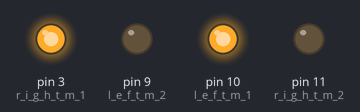
The sketch below on a simulated Arduino Uno, built with avr-gcc and run on an emulated ATmega328P. Parts: output pins drawn as LEDs (lit = HIGH).

Above: at 0.2 s.
At 1.0 s:
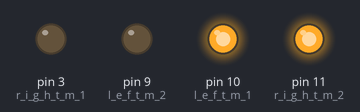
At 2.2 s:
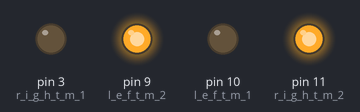
At 4.8 s:
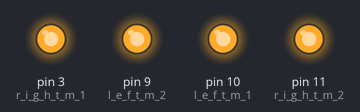
At 8.2 s:
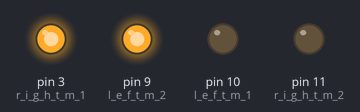
Timing chart, 0 to 8.8 s (numbered marks = the images above):
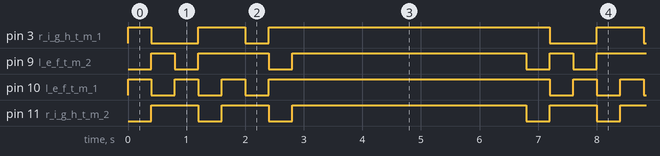

The sketch:

KAI_bit_test.ino
```cpp
//time: 03:40
int l_e_f_t_m_1 = 10 , l_e_f_t_m_2 = 9 , r_i_g_h_t_m_1 = 3 , r_i_g_h_t_m_2 = 11 ;
int short_brake = 1 ;
void setup() {
  pinMode(l_e_f_t_m_1 , OUTPUT);
  pinMode(l_e_f_t_m_2 , OUTPUT);
  pinMode(r_i_g_h_t_m_1 , OUTPUT);
  pinMode(r_i_g_h_t_m_2 , OUTPUT);
}

void loop() {


  drive_dc(100, 100);
  delay(400);
  drive_dc(-100, -100);
  delay(400);
  drive_dc(100, -100);
  delay(400);
  drive_dc(-100, 100);
  delay(400);
  drive_dc(0, 0);
  delay(400);
  drive_dc(-10, -10);
  delay(400);
  drive_dc(10, 10);
  delay(400);
  drive_dc(0, 0);
  delay(4000);
}
void drive_dc(float   left_m_pwm , float right_m_pwm) {
  left_m_pwm = 2.55 * left_m_pwm ;
  right_m_pwm = 2.55 * right_m_pwm ;
  if (short_brake == 1 & left_m_pwm == 0) {

    analogWrite(l_e_f_t_m_1 , 255);
    analogWrite(l_e_f_t_m_2 , 255);

  } else if (left_m_pwm < 0) {

    analogWrite(l_e_f_t_m_1 , 0);
    analogWrite(l_e_f_t_m_2 , 255);

  } else if (left_m_pwm > 0) {

    analogWrite(l_e_f_t_m_1 , 255);
    analogWrite(l_e_f_t_m_2 , 0);

  } else if (short_brake == 0 & left_m_pwm == 0) {

    analogWrite(l_e_f_t_m_1 , 0);
    analogWrite(l_e_f_t_m_2 , 0);

  }
  if (short_brake == 1 & right_m_pwm == 0) {

    analogWrite(r_i_g_h_t_m_1 , 255);
    analogWrite(r_i_g_h_t_m_2 , 255);

  } else if (right_m_pwm < 0) {

    analogWrite(r_i_g_h_t_m_1 , 0);
    analogWrite(r_i_g_h_t_m_2 , 255);

  } else if (right_m_pwm > 0) {

    analogWrite(r_i_g_h_t_m_1 , 255);
    analogWrite(r_i_g_h_t_m_2 , 0);

  } else if (short_brake == 0 & right_m_pwm == 0) {

    analogWrite(r_i_g_h_t_m_1 , 0);
    analogWrite(r_i_g_h_t_m_2 , 0);

  }

}
```

Measured:
- by itself, pin 3 (r_i_g_h_t_m_1): repeats every 6.8 s: LOW 0.80 s, HIGH 0.80 s, LOW 0.40 s, HIGH 4.8 s
- by itself, pin 9 (l_e_f_t_m_2): repeats every 6.8 s: LOW 0.40 s, HIGH 1.2 s, LOW 0.40 s, HIGH 4.0 s, LOW 0.40 s, HIGH 0.40 s
- by itself, pin 10 (l_e_f_t_m_1): repeats every 6.8 s: 2 × (LOW 0.40 s, HIGH 0.40 s), LOW 0.40 s, HIGH 4.8 s
- by itself, pin 11 (r_i_g_h_t_m_2): repeats every 6.8 s: LOW 0.40 s, HIGH 0.80 s, LOW 0.40 s, HIGH 4.0 s, LOW 0.40 s, HIGH 0.80 s
